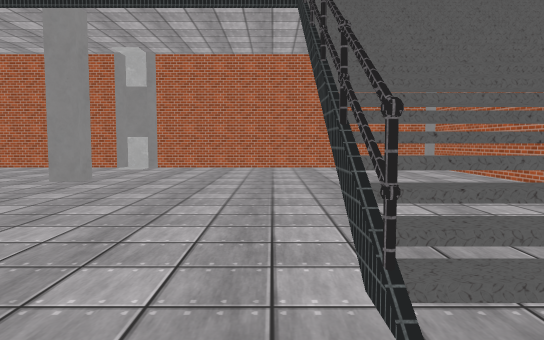
[1] (above)

24 first-person views from a walk through a Unity game level. The camera is 1.3 m above the floor, tilts 4° down and sees 70° across. The floor is counted in squares, 2 m on a side. Each view is taken from the middle of a square. On the plan, view 1 faces up. The plan holds only what a view shows up to about 11 squares ahead; the rest is blank. The place goes on beyond the plan. The player is left out. Some surface patterns are stand-ins.

[2]
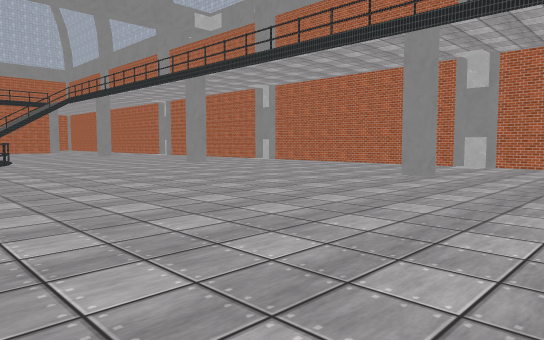

[3]
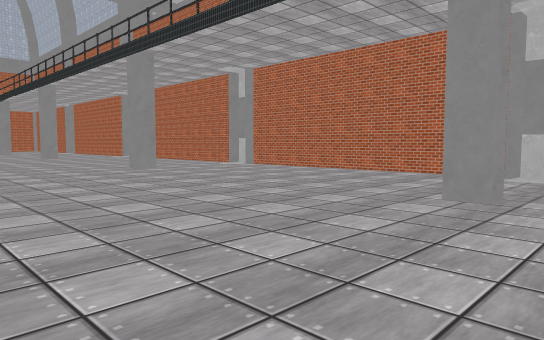

[4]
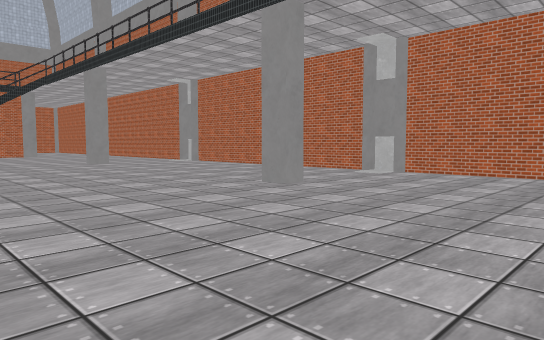

[5]
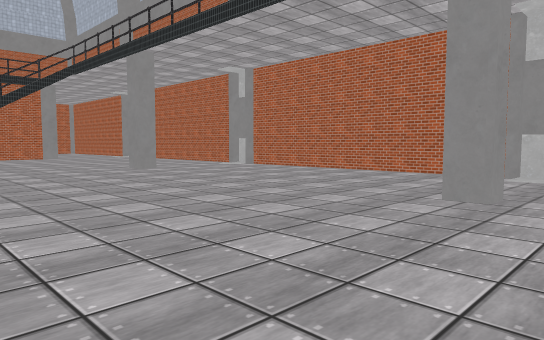

[6]
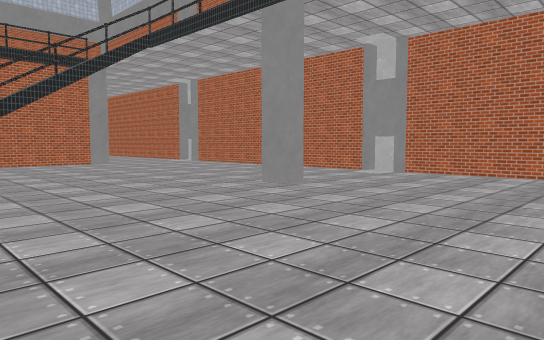

[7]
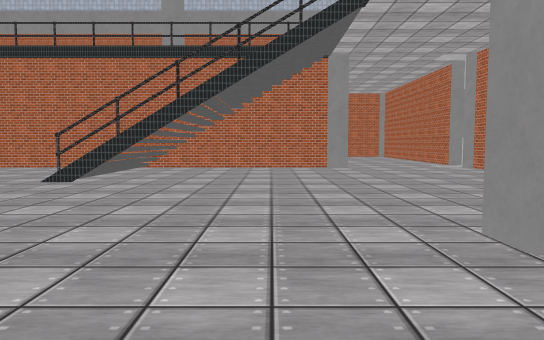

[8]
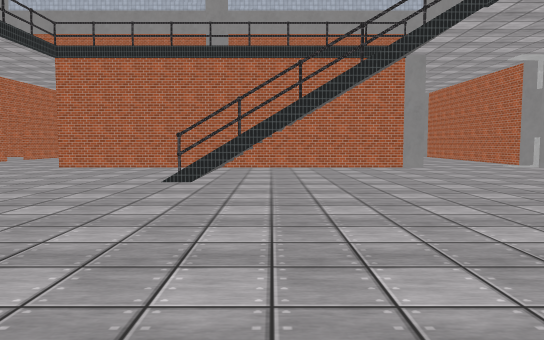

[9]
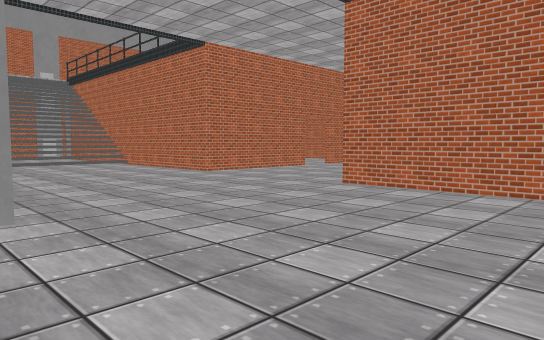

[10]
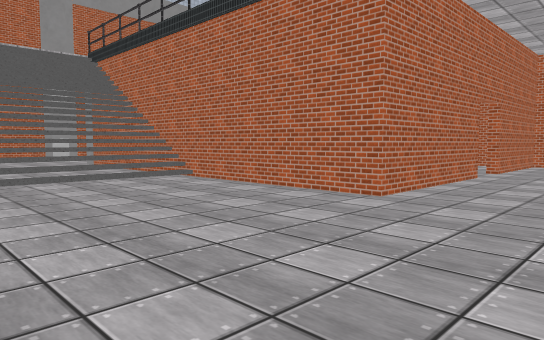

[11]
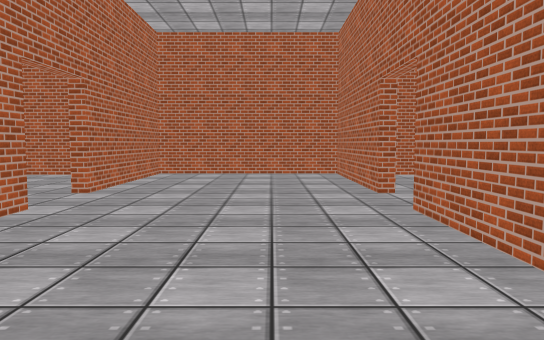

[12]
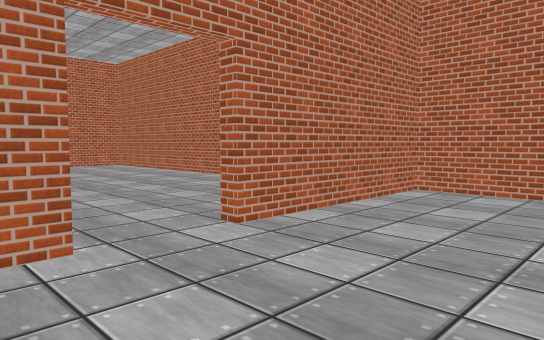

[13]
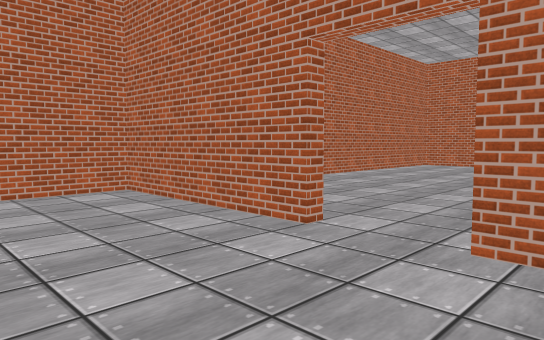

[14]
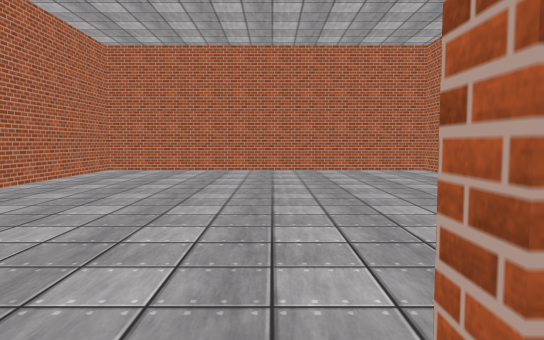

[15]
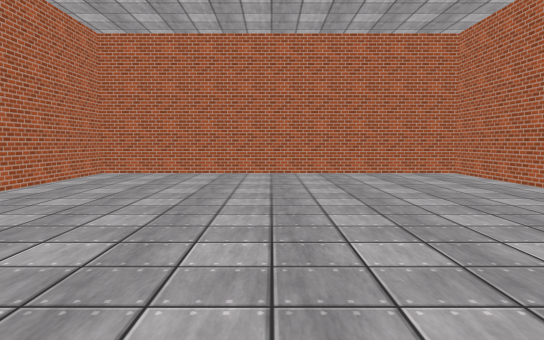

[16]
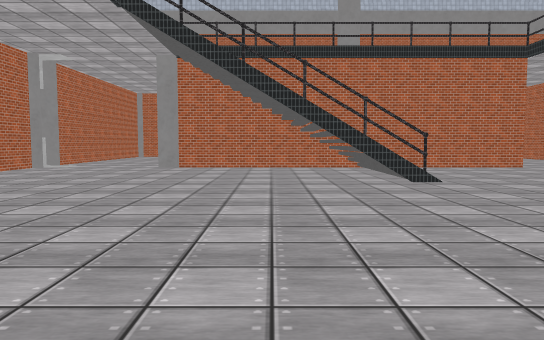

[17]
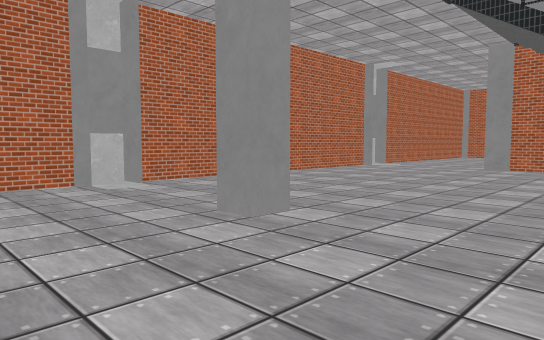

[18]
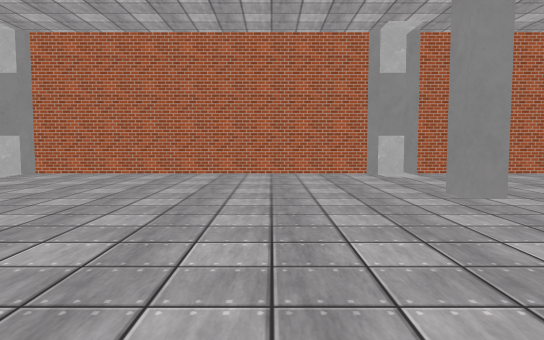

[19]
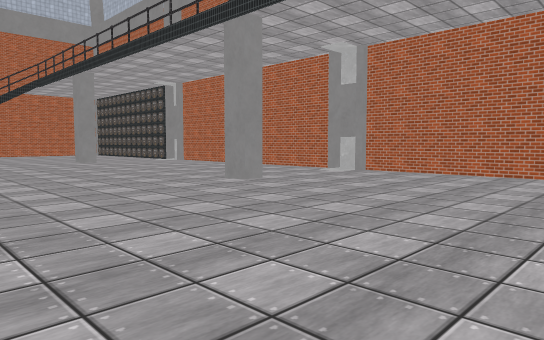

[20]
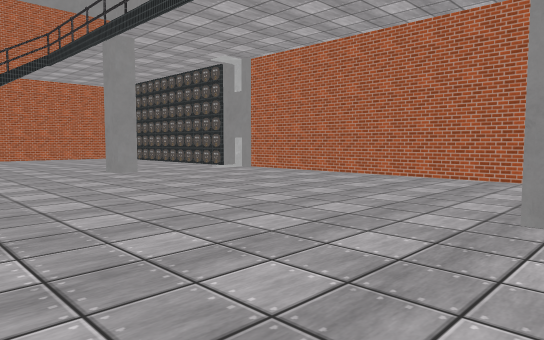

[21]
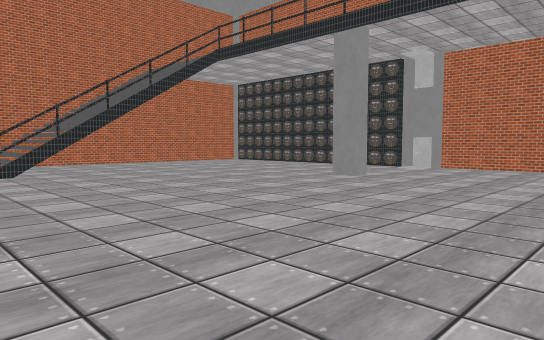

[22]
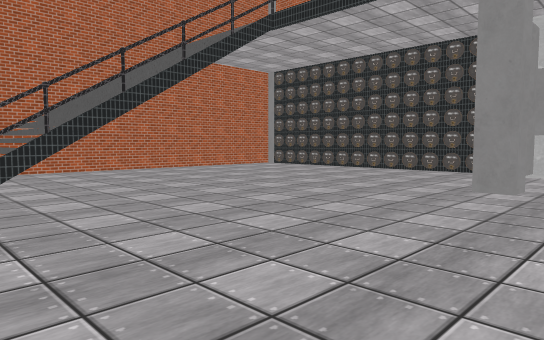

[23]
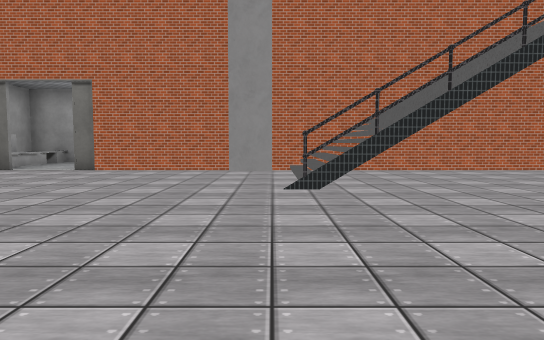

[24]
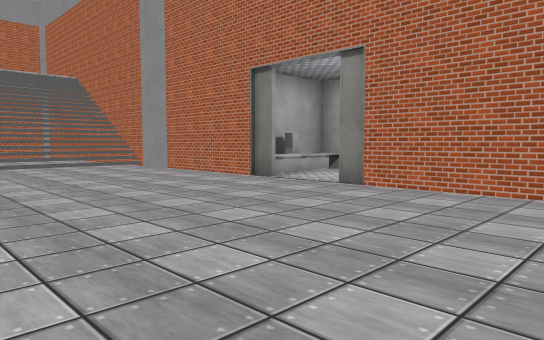

### Floor plan
Key: @ floor where view 1 was taken; # wall or solid block; . floor; / step, stairs or slope; = window, fence, low wall or low ledge; ^ raised ledge.
Columns run from 36 left of view 1 to 8 right of it. Each row starts with its distance up from view 1.
 11               ##########################
 10         ##.    .##......##......##....  ##
  9         .................................#
  8         .................................#
  7         .#.......#.......#.......#.......#
  6  #########...............................#
  5  #.......#............................
  4  #.......#..............................
  3  #.......#///........................///
  2  #...... #///......... ..............////
  1   ...... #........      ................#
  0   .....  #......            ........@...##
 -1  #.....  #.....                  ........#
 -2  #.....  #.....                     .....###
 -3 #####.####....#                     .....^^^=
 -4 #.............                      .......
 -5 #.............                      ......
 -6 #.............                     ......^
 -7 #####.####....                     ......#
 -8  #.....  #...                    ........#
 -9  #...... #.....             ............##
-10  #...... #......            ............##
-11  #.......#///..... ....     .........////#
-12  #.......#///........................////#
-13  #.......#...............................#
-14  #.......#...............................#
-15  #########...............................#
-16         .#.......#.......#.......#.......#
-17         ................................
-18         ...............................
-19         ##......##......##......#######
-20          ########################

Where each view was taken, in squares from view 1:
view 1: 0 up, 0 right, facing up
view 2: 1 down, 0 right, facing up-left
view 3: 2 up, 2 left, facing up-left
view 4: 2 up, 7 left, facing up-left
view 5: 2 up, 10 left, facing up-left
view 6: 2 up, 15 left, facing up-left
view 7: 5 up, 17 left, facing left
view 8: 3 up, 17 left, facing left
view 9: 1 up, 22 left, facing down-left
view 10: 4 down, 23 left, facing down-left
view 11: 4 down, 27 left, facing left
view 12: 4 down, 30 left, facing down-left
view 13: 5 down, 30 left, facing up-left
view 14: 3 down, 31 left, facing up
view 15: 7 down, 31 left, facing down
view 16: 13 down, 17 left, facing left
view 17: 13 down, 17 left, facing down-left
view 18: 11 down, 17 left, facing down
view 19: 11 down, 17 left, facing down-right
view 20: 12 down, 12 left, facing down-right
view 21: 9 down, 8 left, facing down-right
view 22: 10 down, 5 left, facing down-right
view 23: 10 down, 5 left, facing right
view 24: 9 down, 1 left, facing up-right
